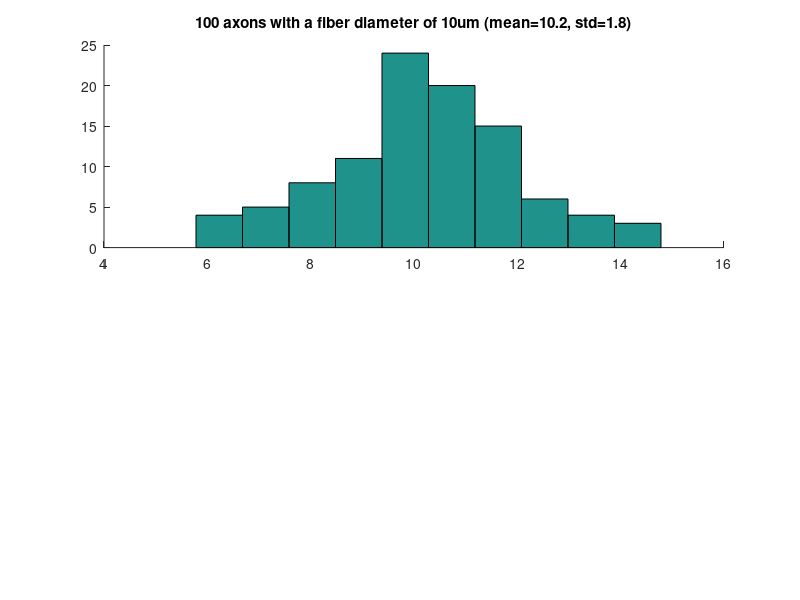

MATLAB code to generate this figure: (Note: this script raises an error after producing the figure.)
% BME 515 HW 3 Part 3 - Compound Nerve Action Potential (CNAP)
% 30-Oct-2014 (blh19)

clear; clc

%% define parameters for a bundle of virtual axons
D = [10 6];
stdev = [2 2];
s = rng(0); % random seed generator
noaxons = 100;

% distribution of fiber diameters
dist(:,1) = stdev(1) .* randn(noaxons,1) + D(1);
dist(:,2) = stdev(2) .* randn(noaxons,1) + D(2);

% create histogram
figure(1); clf; hold on
subplot(2,1,1); hold on
hist(dist(:,1))
title(sprintf('%g axons with a fiber diameter of %gum (mean=%.1f, std=%.1f)',...
    noaxons,D(1),mean(dist(:,1)),std(dist(:,1))))
setfont(18)

subplot(2,1,2); hold on
title(sprintf('%g axons with a fiber diameter of %gum (mean=%.1f, std=%.1f)',...
    noaxons,D(2),mean(dist(:,2)),std(dist(:,2))))
hist(dist(:,2))
setfont(18)

%% create bundle of virtual axons
nonodes = 21;
axons = cell(1,2);

for a = 1:2
    for b = 1:noaxons
        thisINL = 100*dist(b,a);
        axons{a}(b,:) = -round(noaxons/2)*thisINL:thisINL:round(noaxons/2)*thisINL;
    end
end

%% action potential
k = 10; % interelectrode spacings
Re = 500; % extracellular resistivity (ohm-cm)
d = 1; % perpendicular electrode-fiber distance (mm)

